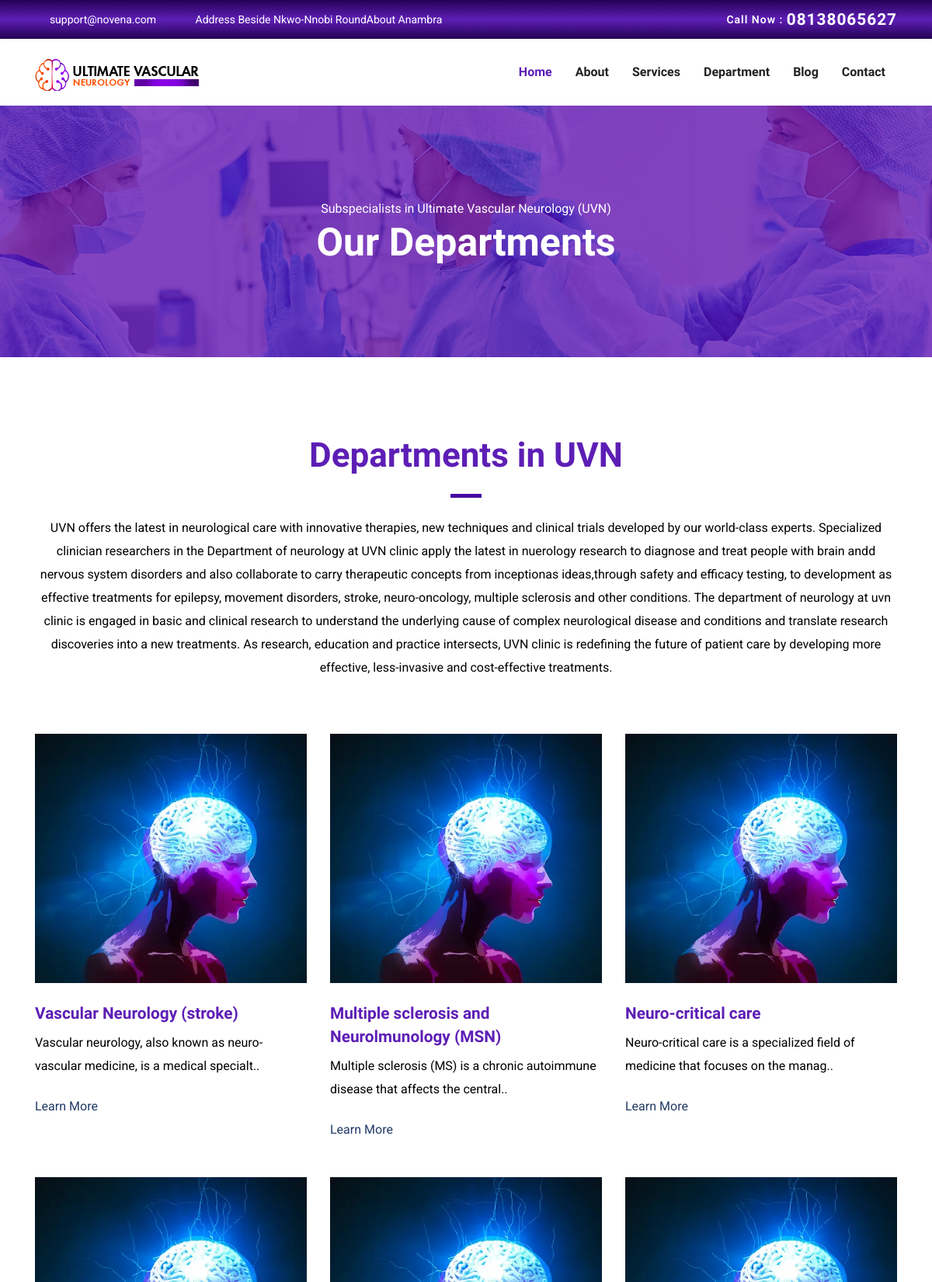
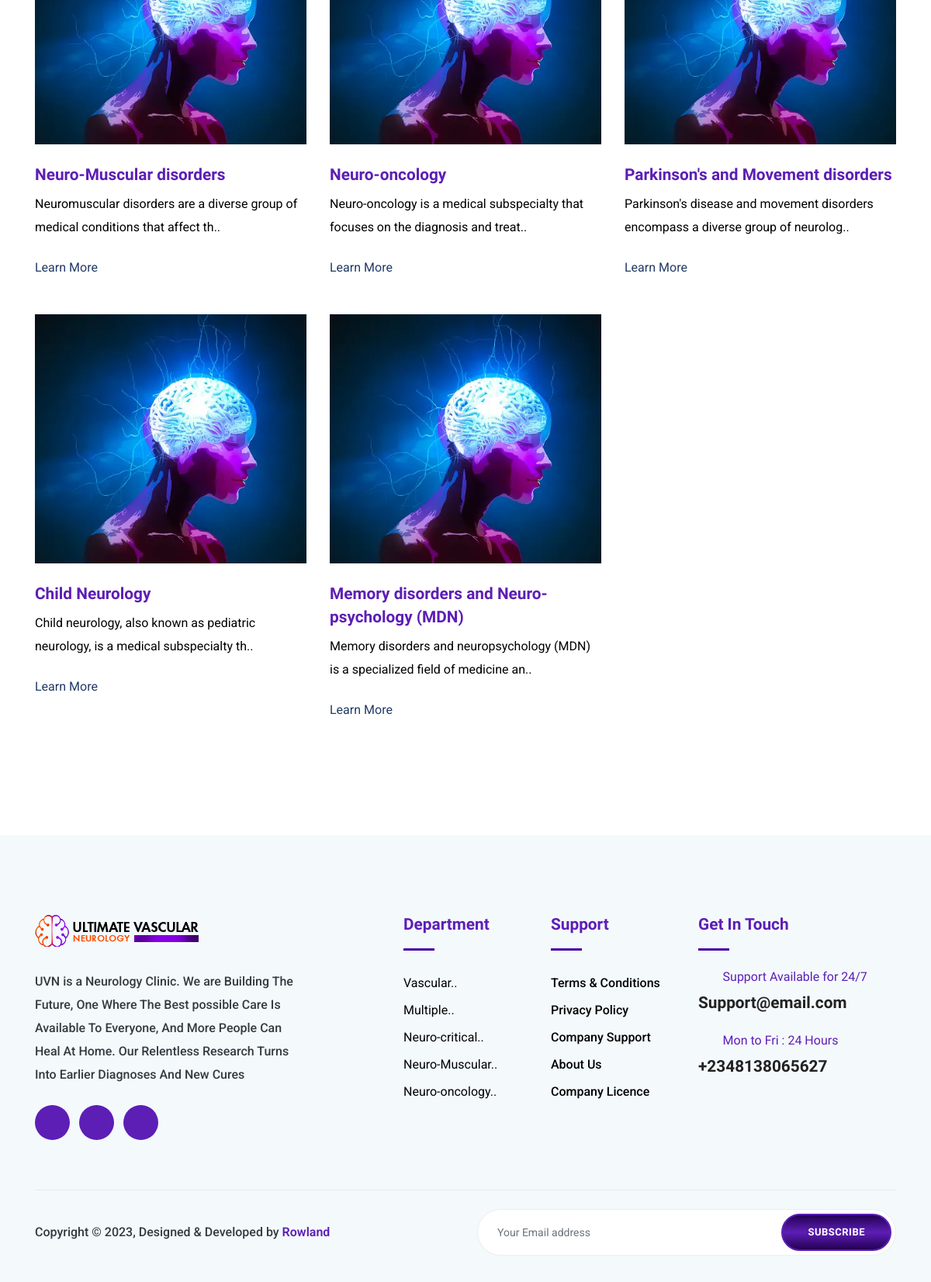
Screenshot of /deparment/ with the database file from the repository (2 pictures, top to bottom).
### main/models.py (models this page shows, shortened)
class DoctorsDepartment(models.Model):
    department = models.CharField(
        null=False, blank=False, max_length=100, verbose_name="doctors Department"
    )
    slug = AutoSlugField(populate_from="department")
    created_at = models.TimeField(auto_now=True, null=False)
    class Meta:
        verbose_name = "Add Doctors Department"

class departmentDetails(models.Model):
    department = models.OneToOneField(
        DoctorsDepartment, on_delete=models.CASCADE, related_name="details"
    )
    details = models.TextField(null=False, blank=False)
    added_at = models.DateTimeField(auto_now_add=True)
    class Meta:
        verbose_name = "Department Detail"

### front/views.py (the view)
# urls.py: path("deparment/", views.department, name="department"),
def department(request):
    departments = DoctorsDepartment.objects.all()[:5]
    department = DoctorsDepartment.objects.select_related("details")
    ctx = {
        "departments": departments,
        "department": department,
    }
    return render(request, "department.html", ctx)

### accounts/templatetags/custom_filters.py (called while the page is built)
@register.filter
def first_words(value):
    words = value.split()
    if words:
        return words[0]
    else:
        return ""

### templates/department.html (shortened to what this page needs)
{% load static %}
{% include "includes/head.html" %}
<section class="page-title bg-1">
  <div class="container">
    <div class="row">
      <div class="col-md-12">
        <div class="block text-center">
          <span class="text-white">Subspecialists in Ultimate Vascular Neurology (UVN)</span>
          <h1 class="text-capitalize mb-5 text-lg">Our Departments</h1>
        </div>
      </div>
    </div>
  </div>
</section>
<section class="section service-2">
	<div class="container">
		<div class="row justify-content-center">
			<div class="col-lg-12 text-center">
				<div class="section-title">
					<h2>Departments in UVN</h2>
					<div class="divider mx-auto my-4"></div>
					<p>
						UVN offers the latest in neurological care with innovative therapies, new techniques and clinical trials developed by our world-class experts.
Specialized clinician researchers in the Department of neurology at UVN clinic apply the latest in nuerology research to diagnose and treat people with brain andd nervous system disorders and also collaborate to carry therapeutic concepts from inceptionas ideas,through safety and efficacy testing, to development as effective treatments for epilepsy, movement disorders, stroke, neuro-oncology, multiple sclerosis and other conditions.
The department of neurology at uvn clinic is engaged in basic and clinical research to understand the underlying cause of complex neurological disease and conditions and translate research discoveries into a new treatments. As research, education and practice intersects, UVN clinic is redefining the future of patient care by developing more effective, less-invasive and cost-effective treatments.
</p>
				</div>
			</div>
		</div>
		<div class="row">
			{% for department in department %}
			<div class="col-lg-4 col-md-6 ">
				<div class="department-block mb-5">
					<img src="{% static 'images/sir_room_1.webp' %}" alt="" class="img-fluid w-100">
					<div class="content">
						<h4 class="mt-4 mb-2 title-color">{{ department.department }}</h4>
						<p class="mb-4">{{ department.details.details | slice:80 }}..</p>
						<a href="/{{department.slug}}" class="read-more">Learn More  <i class="icofont-simple-right ml-2"></i></a>
					</div>
				</div>
			</div>
			{% endfor %}
		</div>
	</div>
</section>
{% include "includes/footer.html" %}

### templates/includes/head.html (shortened to what this page needs)
{% load static %}
{% load custom_filters %}
<!DOCTYPE html>
<html lang="en">
<head>
  <link rel="stylesheet" href="{% static 'plugins/bootstrap/bootstrap.min.css' %}">
  <link rel="stylesheet" href="{% static 'plugins/icofont/icofont.min.css' %}">
  <link rel="stylesheet" href="{% static 'plugins/slick-carousel/slick/slick.css' %}">
  <link rel="stylesheet" href="{% static 'plugins/slick-carousel/slick/slick-theme.css' %}">
  <link rel="stylesheet" href="{% static 'css/style.css' %}">
</head>
<body id="top">
<header>
	<div class="header-top-bar">
		<div class="container">
			<div class="row align-items-center">
				<div class="col-lg-6">
					<ul class="top-bar-info list-inline-item pl-0 mb-0">
						<li class="list-inline-item"><a href="mailto:support@gmail.com"><i class="icofont-support-faq mr-2"></i>support@novena.com</a></li>
						<li class="list-inline-item"><i class="icofont-location-pin mr-2"></i>Address Beside Nkwo-Nnobi RoundAbout Anambra </li>
					</ul>
				</div>
				<div class="col-lg-6">
					<div class="text-lg-right top-right-bar mt-2 mt-lg-0">
						<a href="tel:+2348138065627">
							<span>Call Now : </span>
							<span class="h4">08138065627</span>
						</a>
					</div>
				</div>
			</div>
		</div>
	</div>
	<nav class="navbar navbar-expand-lg navigation" id="navbar">
		<div class="container">
			<a class="navbar-brand" href="{% url 'home' %}">
				<img src="{% static 'images/logojpg.png' %}" alt="" class="img-fluid">
			</a>
			<div class="collapse navbar-collapse" id="navbarmain">
				<ul class="navbar-nav ml-auto">
					<li class="nav-item active"><a class="nav-link" href="{% url 'home' %}">Home</a></li>
					<li class="nav-item"><a class="nav-link" href="{% url 'about' %}">About</a></li>
					<li class="nav-item"><a class="nav-link" href="{% url 'service' %}">Services</a></li>
					<li class="nav-item"><a class="nav-link" href="{% url 'department' %}">Department</a></li>
					<li class="nav-item"><a class="nav-link" href="{% url 'blog_view' %}">Blog</a></li>
					<li class="nav-item"><a class="nav-link" href="{% url 'contact_form' %}">Contact</a></li>
				</ul>
			</div>
		</div>
	</nav>
</header>

### templates/includes/footer.html (shortened to what this page needs)
{% load static %}
{% load custom_filters %}
<footer class="footer section gray-bg">
	<div class="container">
		<div class="row">
			<div class="col-lg-4 mr-auto col-sm-6">
				<div class="widget mb-5 mb-lg-0">
					<div class="logo mb-4">
						<img src="{% static 'images/logojpg.png' %}" alt="" class="img-fluid">
					</div>
					<p class="text-dark">UVN is a Neurology Clinic. We are Building The Future, One Where The Best possible Care Is Available To Everyone, And More People Can Heal At Home. Our Relentless Research Turns Into Earlier Diagnoses And New Cures</p>
					<ul class="list-inline footer-socials mt-4">
						<li class="list-inline-item">
							<a href="https://www.facebook.com/profile.php?id=100092972804216"><i class="icofont-facebook"></i></a>
						</li>
						<li class="list-inline-item">
							<a href="https://twitter.com/official_uvn"><i class="icofont-twitter"></i></a>
						</li>
						<li class="list-inline-item">
							<a href="https://www.instagram.com/official_uvn"><i class="icofont-instagram"></i></a>
						</li>
					</ul>
				</div>
			</div>
			<div class="col-lg-2 col-md-6 col-sm-6">
				<div class="widget mb-5 mb-lg-0">
					<h4 class="text-capitalize mb-3 text-purp">Department</h4>
					<div class="divider mb-4"></div>
					<ul class="list-unstyled footer-menu lh-35">
						{% for department in departments %}
						<li><a href="/{{department.slug}}">{{ department.department|first_words }}.. </a></li>
						{% endfor %}
					</ul>
				</div>
			</div>
			<div class="col-lg-2 col-md-6 col-sm-6">
				<div class="widget mb-5 mb-lg-0">
					<h4 class="text-capitalize mb-3 text-purp">Support</h4>
					<div class="divider mb-4"></div>
					<ul class="list-unstyled footer-menu lh-35 text-dark ">
						<li class="text-dark"><a href="#!">Terms & Conditions</a></li>
						<li class="text-dark"><a href="#!">Privacy Policy</a></li>
						<li class="text-dark"><a href="{% url 'contact_form' %}">Company Support </a></li>
						<li class="text-dark"><a href="{% url 'about' %}">About Us</a></li>
						<li class="text-dark"><a href="#!">Company Licence</a></li>
					</ul>
				</div>
			</div>
			<div class="col-lg-3 col-md-6 col-sm-6">
				<div class="widget widget-contact mb-5 mb-lg-0">
					<h4 class="text-capitalize mb-3 text-purp">Get in Touch</h4>
					<div class="divider mb-4"></div>
					<div class="footer-contact-block mb-4">
						<div class="icon d-flex align-items-center">
							<i class="icofont-email mr-3 text-purp"></i>
							<span class="h6 mb-0 text-purp">Support Available for 24/7</span>
						</div>
						<h4 class="mt-2 "><a href="mailto:support@email.com">Support@email.com</a></h4>
					</div>
					<div class="footer-contact-block">
						<div class="icon d-flex align-items-center text-purp">
							<i class="icofont-support mr-3"></i>
							<span class="h6 mb-0 text-purp">Mon to Fri : 24 Hours</span>
						</div>
						<h4 class="mt-2"><a href="tel:2348138065627">+2348138065627</a></h4>
					</div>
				</div>
			</div>
		</div>
		<div class="footer-btm py-4 mt-5">
			<div class="row align-items-center justify-content-between">
				<div class="col-lg-6">
					<div class="copyright text-dark">
						Copyright &copy; 2023, Designed &amp; Developed by <a class="text-purp" href="#!">Rowland</a>
					</div>
				</div>
				<div class="col-lg-6">
					<div class="subscribe-form text-lg-right mt-5 mt-lg-0">
						<form action="{% url 'subscribe' %}" method="POST" class="subscribe">
							<input type="text" class="form-control" placeholder="Your Email address" name="email" required>
							<button type="submit" class="btn btn-main-2 btn-round-full">Subscribe</button>
						</form>
					</div>
				</div>
			</div>
		</div>
	</div>
</footer>

### static/css/style.css (style rules this page uses)
html { overflow-x: hidden; }
body { line-height: 1.6; font-family: "Roboto", sans-serif; -webkit-font-smoothing: antialiased; font-size: 16px; color: #000; font-weight: 400; overflow-x: hidden; }
.text-dark { color: #000; font-weight: 500; }
h1, .h1, h2, .h2, h3, .h3, h4, .h4, h5, .h5, h6, .h6 { font-family: "Exo", sans-serif; font-weight: 700; color: #222; }
h1, .h1 { font-size: 2.5rem; }
h2, .h2 { font-size: 44px; }
h4, .h4 { font-size: 1.3rem; line-height: 30px; }
h6, .h6 { font-size: 1rem; }
p { line-height: 30px; }
input[type="email"], input[type="password"], input[type="text"], input[type="tel"] { box-shadow: none; height: 45px; outline: none; font-size: 14px; }
.form-control { box-shadow: none; border-radius: 0; }
.btn { display: inline-block; font-size: 14px; font-size: 0.8125rem; font-weight: 700; letter-spacing: .5px; padding: .75rem 2rem; font-family: "Exo", sans-serif; text-transform: uppercase; border-radius: 5px; border: 2px solid transparent; transition: all .35s ease; }
.btn-main-2 { color: #fff; border-color: #5d1eb5; background: linear-gradient(#240154, #5d1eb5, #240154); }
.text-purp { color: #5d1eb5 !important; }
.btn-round-full { border-radius: 50px; }
.section { padding: 100px 0; }
.text-lg { font-size: 3.75rem; }
a { color: #222; text-decoration: none; transition: all .35s ease; }
.page-title { padding: 120px 0px 70px 0px; position: relative; }
.page-title .block h1 { color: #fff; }
.title-color { color: #5d1eb5; }
.section-title { margin-bottom: 70px; }
.section-title h2 { color: #5d1eb5; }
.text-lg { font-size: 50px; }
.gray-bg { background: #f4f9fc; }
#navbarmain .nav-link { font-weight: 600; padding: 15px 15px; color: #222; font-family: "Exo", sans-serif; text-transform: capitalize; font-size: 16px; transition: all .25s ease; }
#navbarmain .nav-link:hover, #navbarmain .active .nav-link { color: #5d1eb5; }
.navbar-brand { margin-top: 10px; }
.header-top-bar { background: linear-gradient(#240154, #5d1eb5, #240154) !important; font-size: 14px; padding: 10px 0px; box-shadow: 0 1px 2px rgba(0, 0, 0, 0.05); color: #fff; }
.top-bar-info li a { color: #fff; margin-right: 20px; }
.top-right-bar a span { color: #fff; font-weight: 600; letter-spacing: 1px; vertical-align: middle; }
.bg-1 { background: url("../images/bg/22.jpg") no-repeat 50% 50%; background-size: cover; position: relative; }
.divider { width: 40px; height: 5px; background: #4504a0; }
.lh-35 { line-height: 35px; }
.read-more { color: #223a66; }
.footer { padding-bottom: 10px; }
.footer .copyright a { font-weight: 600; }
.logo { font-weight: 600; letter-spacing: 1px; }
.widget .divider { height: 3px; }
.widget h4 { color: #223a66; }
.widget .footer-menu a { color: #000; }
.footer-contact-block span { font-weight: 400; color: #6F8BA4; }
.footer-contact-block i { font-size: 20px; }
.footer-btm { border-top: 1px solid rgba(0, 0, 0, 0.06); }
.footer-socials li a { width: 45px; height: 45px; background: #5d1eb5; color: #fff; display: inline-block; text-align: center; border-radius: 100%; padding-top: 12px; }
.subscribe { position: relative; }
.subscribe .form-control { border-radius: 50px; height: 60px; padding-left: 25px; border-color: #eee; }
.subscribe .btn { position: absolute; right: 6px; top: 6px; }

### rows the page displays
DoctorsDepartment: department "Vascular Neurology (stroke)", details.details "Vascular neurology, also known as neuro-vascular medicine, is a medical specialt", department|first_words "Vascular"
DoctorsDepartment: department "Multiple sclerosis and Neurolmunology (MSN)", details.details "Multiple sclerosis (MS) is a chronic autoimmune disease that affects the central", department|first_words "Multiple"
DoctorsDepartment: department "Neuro-critical care", details.details "Neuro-critical care is a specialized field of medicine that focuses on the manag", department|first_words "Neuro-critical"
DoctorsDepartment: department "Neuro-Muscular disorders", details.details "Neuromuscular disorders are a diverse group of medical conditions that affect th", department|first_words "Neuro-Muscular"
DoctorsDepartment: department "Neuro-oncology", details.details "Neuro-oncology is a medical subspecialty that focuses on the diagnosis and treat", department|first_words "Neuro-oncology"
DoctorsDepartment: department "Parkinson's and Movement disorders", details.details "Parkinson's disease and movement disorders encompass a diverse group of neurolog"
DoctorsDepartment: department "Child Neurology", details.details "Child neurology, also known as pediatric neurology, is a medical subspecialty th"
DoctorsDepartment: department "Memory disorders and Neuro-psychology (MDN)", details.details "Memory disorders and neuropsychology (MDN) is a specialized field of medicine an"
